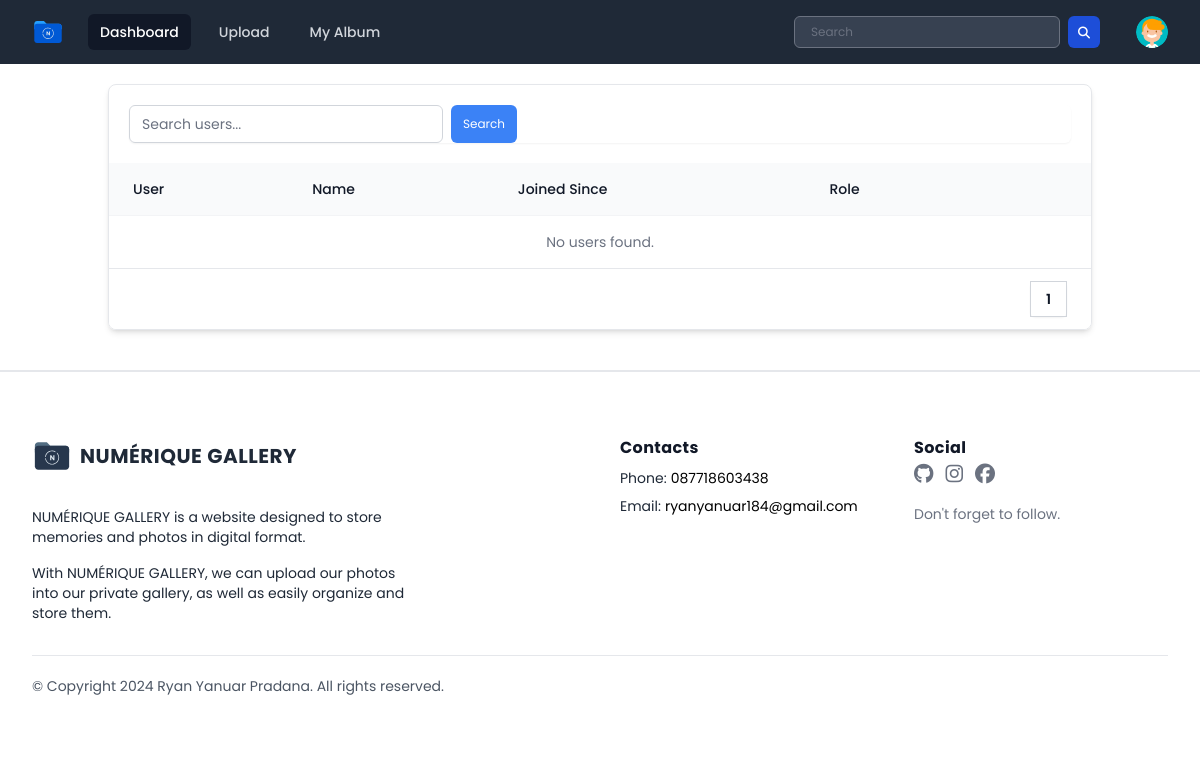
Page /public/page/admin/search.php (signed in) on the earlier database version.
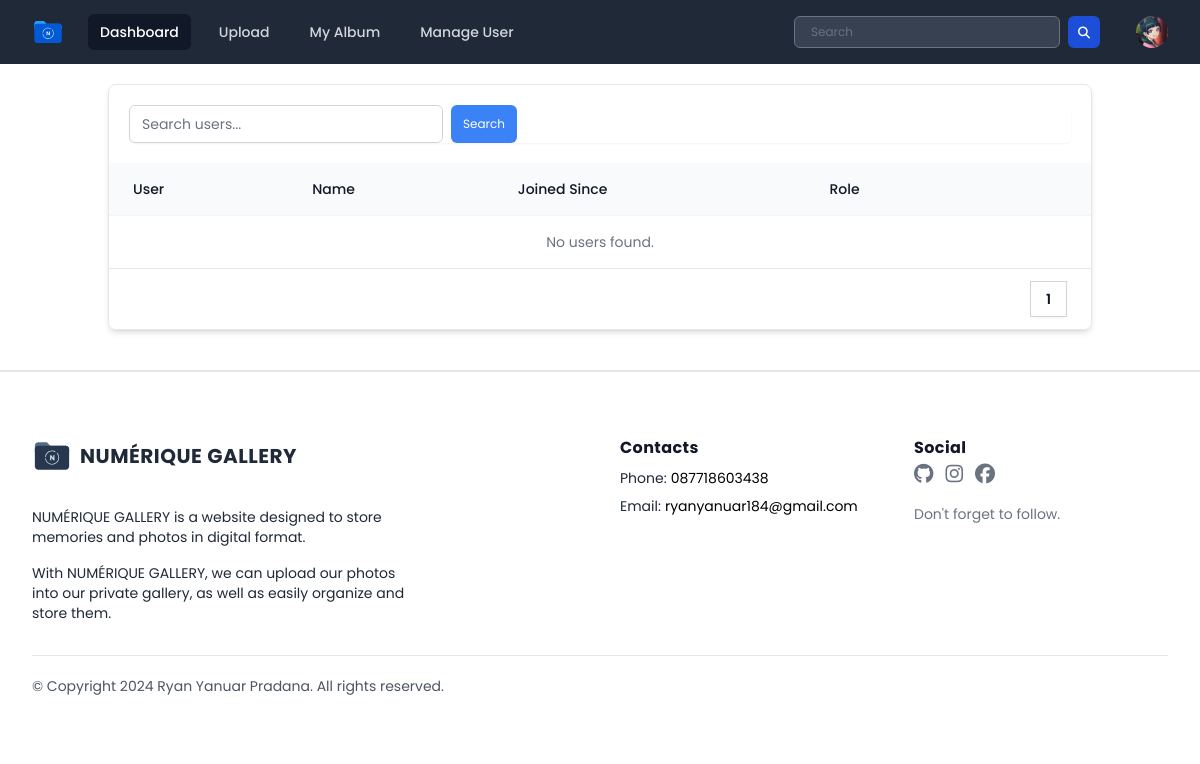
Same page on the later database version.
### tables this page shows
CREATE TABLE `users` (
  `userID` int(11) NOT NULL,
  `name` varchar(255) DEFAULT NULL,
  `username` varchar(50) NOT NULL,
  `password` varchar(255) NOT NULL,
  `email` varchar(100) NOT NULL,
  `access_level` varchar(50) DEFAULT 'user',
  `createdAt` timestamp NOT NULL DEFAULT current_timestamp() ON UPDATE current_timestamp(),
  `profile_photo` varchar(255) DEFAULT 'default_profile.svg'
);

### public/page/admin/search.php (the view, shortened to what the changed rows need)
<?php
include "../../../database/koneksi.php";
$username = $_SESSION["username"];
$query = "SELECT * FROM users WHERE username = '$username'";
$result = mysqli_query($conn, $query);
if ($result && mysqli_num_rows($result) > 0) {
    $row = mysqli_fetch_assoc($result);
    $accesLevel = $row['access_level'];
} else {
    echo "Error: " . mysqli_error($conn);
    exit();
}
?>
<!DOCTYPE html>
<html lang="en">
<head>
    <link rel="stylesheet" href="../../css/output.css">
    <link rel="stylesheet" href="../../css/style.css">
    <link rel="stylesheet" href="../../css/all.min.css">
    <link rel="stylesheet" href="../../css/fontawesome.min.css">
</head>
<body class="h-screen overflow-x-hidden font-poppins">
    <div x-data="{ open: false, profileMenuOpen: false }">
        <nav class="bg-gray-800">
            <div class="mx-auto max-w-7xl px-2 sm:px-6 lg:px-8">
                <div class="relative flex h-16 items-center justify-between">
                    <div class="flex flex-1 items-center justify-center sm:items-stretch sm:justify-start">
                        <div class="hidden sm:ml-6 sm:block">
                            <div class="flex space-x-4">
                                <a href="./dashboard.php" class="bg-gray-900 text-white rounded-md px-3 py-2 text-sm font-medium" aria-current="page">Dashboard</a>
                                <a href="./uploads.php" class="text-gray-300 hover:bg-gray-700 hover:text-white rounded-md px-3 py-2 text-sm font-medium">Upload</a>
                                <a href="./album.php" class="text-gray-300 hover:bg-gray-700 hover:text-white rounded-md px-3 py-2 text-sm font-medium">My Album</a>
                                <?php if ($accesLevel === 'admin' || $accesLevel === 'super_admin') : ?>
                                    <a href="../admin/manage-user.php" class="text-gray-300 hover:bg-gray-700 hover:text-white rounded-md px-3 py-2 text-sm font-medium">Manage User</a>
                                <?php elseif ($accesLevel === 'user') : ?>
                                    <a href="../admin/manage-user.php" hidden class="text-gray-300 hover:bg-gray-700 hover:text-white rounded-md px-3 py-2 text-sm font-medium">Manage User</a>
                                <?php endif; ?>
                            </div>
                        </div>
                    </div>
                    <div class="flex items-center">
                        <div class="absolute inset-y-0 right-0 flex items-center pr-2 sm:static sm:inset-auto sm:ml-6 sm:pr-0">
                            <div class="relative ml-3">
                                <div>
                                    <button @click="profileMenuOpen = !profileMenuOpen" type="button" class="relative flex rounded-full bg-gray-800 text-sm focus:outline-none focus:ring-2 focus:ring-white focus:ring-offset-2 focus:ring-offset-gray-800" id="user-menu-button" aria-expanded="false" aria-haspopup="true">
                                        <span class="absolute -inset-1.5"></span>
                                        <img class="h-8 w-8 rounded-full" src="../../../database/uploads/<?= $row['profile_photo'] ?>" alt="<?= $row['username'] ?> profile photo">
                                    </button>
                                </div>
                            </div>
                        </div>
                    </div>
                </div>
            </div>
        </nav>
    </div>
    <div class="container mx-auto ">
        <div class="overflow-hidden rounded-lg border border-gray-200 shadow-md m-5">
            <table class="w-full border-collapse bg-white text-left text-sm text-gray-500">
                <thead class="bg-gray-50">
                    <tr>
                        <th scope="col" class="px-6 py-4 font-medium text-gray-900">User</th>
                        <th scope="col" class="px-6 py-4 font-medium text-gray-900">Name</th>
                        <th scope="col" class="px-6 py-4 font-medium text-gray-900">Joined Since</th>
                        <th scope="col" class="px-6 py-4 font-medium text-gray-900">Role</th>
                        <th scope="col" class="px-6 py-4 font-medium text-gray-900"></th>
                    </tr>
                </thead>
            </table>
        </div>
    </div>
</body>
</html>

Differences in the rows shown:
changed users: access_level "user" → "admin" (drawn); profile_photo: picture added in place of a placeholder
Other differences:
text now shown: "Manage User"
